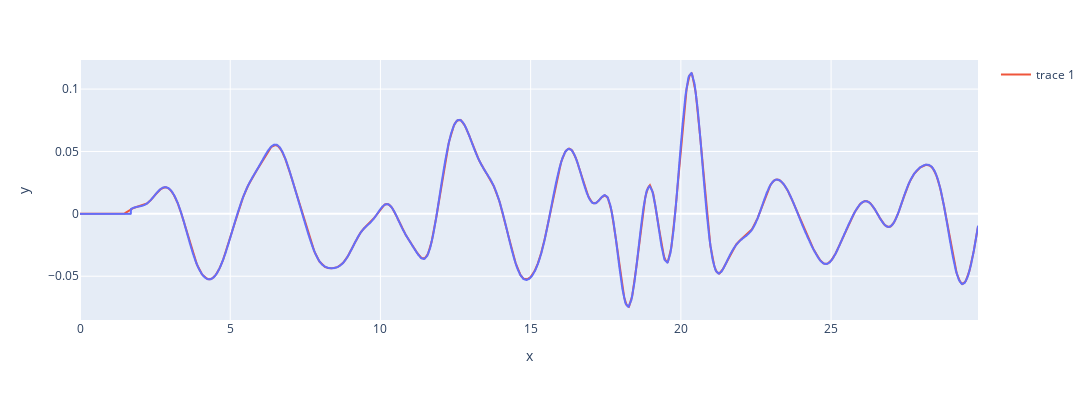

The code cell stored with this chart in its notebook:
### Markdown cell above
# Estimação

### Code cell
ui = u_novo.copy()
yi = np.zeros((2, y_novo.shape[1]))
dt = 0.01
yi[0, 1:] = (y_novo[0][1:] - y_novo[0][:-1]) / dt
yi[0, :170] = 0
#ui[0, :160] = 0
'''yi[0, 4000:] = 0
ui[0, 4000:] = 0'''
yi[1] = y_novo

output = 0  # 0 ou 1

num = [8]
params = []
params.append({'nb':[2, 3],'na':[5], 'level':3, 'nonlinear':[0,0,0,0,0, 0, 0], 'root':False, 'delay':2, 'diff':False})

sselector = structureSelector()
ss = sselector.symbolic_regressors(**params[output], intg=False)
#print(ss)

vCandidatos = sselector.matrix_candidate(ui, yi, **params[output], dt=dt, intg=False)

#print(len(ss), vCandidatos.shape)

pad = max(max(params[output]['nb']), max(params[output]['na']))
psi, selected  = sselector.semp(vCandidatos.T, yi[output, pad:], num[output], 1e-15)

model = ss[selected]
print(model, selected)

theta = LSM(yi[output, pad:], psi)
#theta1 = recursiveMQ(yi[output, pad:], psi, pad)

model = ss[selected]
pprint(model)
print(model @ theta)


slivre = sselector.predict(ui, yi, theta, ss[selected], params[output]['nb'], params[output]['na'], output, params[output]['delay'], params[output]['diff'], dt=dt, intg=False)
yhat = sselector.oneStepForward(ui, yi, theta, ss[selected], params[output]['nb'], params[output]['na'], output, params[output]['diff'], dt=dt, intg=False)

print("\nSimulação livre")
metrics(yi, slivre)
print("\nUm passo a frente")
metrics(yi, yhat)
#yi[0, 1:] = (y_novo[0][1:] - y_novo[0][:-1]) / dt

fig=px.line(x=x_novo, y=yi[0].T, height=400, width=1300)
fig.add_scatter(x=x_novo, y=slivre, mode='lines')
fig.show()

### Figure 1 — Plotly figure (JSON) as saved in the notebook; plotly's stock layout.template omitted (floating-point values rounded to 4 significant figures; data arrays with more than 128 entries replaced by an {"elided": "..."} marker saying what was removed)
{"data": [{"hovertemplate": "x=%{x}<br>y=%{y}<extra></extra>", "legendgroup": "", "line": {"color": "#636efa", "dash": "solid"}, "marker": {"symbol": "circle"}, "mode": "lines", "name": "", "showlegend": false, "type": "scattergl", "x": {"elided": "2990 float values"}, "xaxis": "x", "y": {"elided": "2990 float values"}, "yaxis": "y"}, {"mode": "lines", "type": "scatter", "x": {"elided": "2990 float values"}, "y": {"elided": "2990 float values"}}], "layout": {"height": 400, "legend": {"tracegroupgap": 0}, "margin": {"t": 60}, "width": 1300, "xaxis": {"anchor": "y", "domain": [0, 1], "title": {"text": "x"}}, "yaxis": {"anchor": "x", "domain": [0, 1], "title": {"text": "y"}}}}
